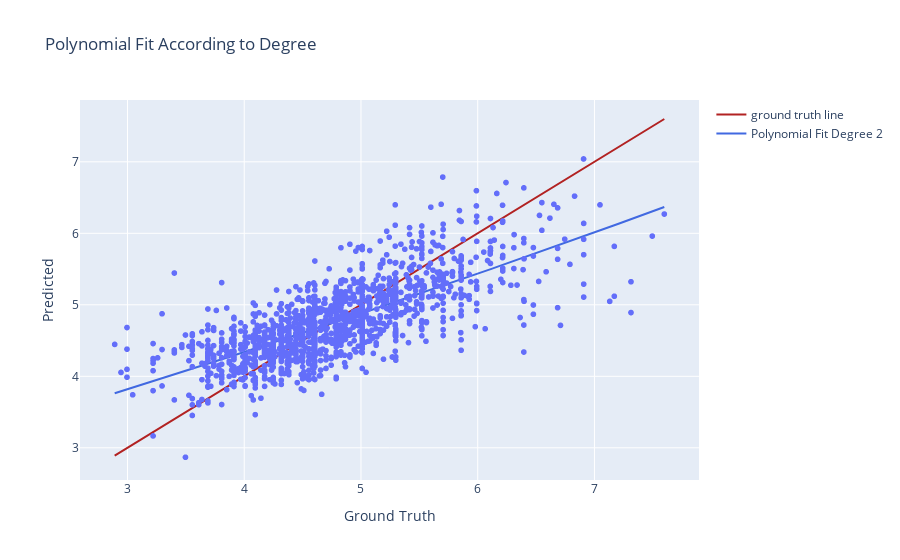

The cell this chart's notebook holds for it:
### Code cell
degree=2
model = make_pipeline(PolynomialFeatures(degree), LinearRegression())
model.fit(X_train, y_train)
y_pred = model.predict(X_test)
mse = mean_squared_error(y_test, y_pred)
r2 = r2_score(y_test, y_pred)
print(f'MSE: {mse}')
print(f'R2 score: {r2}')
plot_graphs(y_test, y_pred, degree)

### Figure 1 — Plotly figure (JSON) as saved in the notebook; plotly's stock layout.template omitted (floating-point values rounded to 4 significant figures; data arrays with more than 128 entries replaced by an {"elided": "..."} marker saying what was removed)
{"data": [{"hovertemplate": "ground truth=%{x}<br>Predicted=%{y}<extra></extra>", "legendgroup": "", "marker": {"color": "#636efa", "symbol": "circle"}, "mode": "markers", "name": "", "showlegend": false, "type": "scattergl", "x": {"elided": "1478 float values"}, "xaxis": "x", "y": {"elided": "1478 float values"}, "yaxis": "y"}, {"line": {"color": "firebrick", "width": 2}, "mode": "lines", "name": "ground truth line", "type": "scatter", "x": {"elided": "1478 float values"}, "y": {"elided": "1478 float values"}}, {"line": {"color": "royalblue", "width": 2}, "mode": "lines", "name": "Polynomial Fit Degree 2", "type": "scatter", "x": [2.89, 2.938, 2.985, 3.033, 3.081, 3.128, 3.176, 3.223, 3.271, 3.318, 3.366, 3.413, 3.461, 3.509, 3.556, 3.604, 3.651, 3.699, 3.746, 3.794, 3.841, 3.889, 3.937, 3.984, 4.032, 4.079, 4.127, 4.174, 4.222, 4.269, 4.317, 4.365, 4.412, 4.46, 4.507, 4.555, 4.602, 4.65, 4.697, 4.745, 4.793, 4.84, 4.888, 4.935, 4.983, 5.03, 5.078, 5.125, 5.173, 5.221, 5.268, 5.316, 5.363, 5.411, 5.458, 5.506, 5.553, 5.601, 5.649, 5.696, 5.744, 5.791, 5.839, 5.886, 5.934, 5.982, 6.029, 6.077, 6.124, 6.172, 6.219, 6.267, 6.314, 6.362, 6.41, 6.457, 6.505, 6.552, 6.6, 6.647, 6.695, 6.742, 6.79, 6.838, 6.885, 6.933, 6.98, 7.028, 7.075, 7.123, 7.17, 7.218, 7.266, 7.313, 7.361, 7.408, 7.456, 7.503, 7.551, 7.598], "y": [3.763, 3.787, 3.812, 3.836, 3.86, 3.885, 3.909, 3.933, 3.958, 3.982, 4.007, 4.032, 4.056, 4.081, 4.106, 4.13, 4.155, 4.18, 4.205, 4.23, 4.255, 4.28, 4.305, 4.33, 4.355, 4.381, 4.406, 4.431, 4.457, 4.482, 4.507, 4.533, 4.558, 4.584, 4.61, 4.635, 4.661, 4.687, 4.712, 4.738, 4.764, 4.79, 4.816, 4.842, 4.868, 4.894, 4.92, 4.946, 4.973, 4.999, 5.025, 5.052, 5.078, 5.104, 5.131, 5.157, 5.184, 5.211, 5.237, 5.264, 5.291, 5.317, 5.344, 5.371, 5.398, 5.425, 5.452, 5.479, 5.506, 5.533, 5.56, 5.588, 5.615, 5.642, 5.67, 5.697, 5.724, 5.752, 5.779, 5.807, 5.835, 5.862, 5.89, 5.918, 5.945, 5.973, 6.001, 6.029, 6.057, 6.085, 6.113, 6.141, 6.169, 6.197, 6.226, 6.254, 6.282, 6.311, 6.339, 6.367]}], "layout": {"legend": {"tracegroupgap": 0}, "title": {"text": "Polynomial Fit According to Degree"}, "xaxis": {"anchor": "y", "domain": [0, 1], "title": {"text": "Ground Truth"}}, "yaxis": {"anchor": "x", "domain": [0, 1], "title": {"text": "Predicted"}}}}
